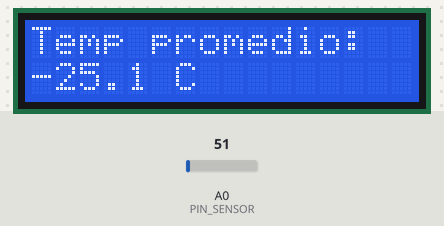
Bench run of a sketch on a simulated Arduino Uno, built with avr-gcc and run on an emulated ATmega328P. Shown: 16×2 character LCD. The inputs (shaded band) are chosen by the test bench; at power-on: A0 (PIN_SENSOR) = 51.

Above: at 3.1 s.
3.2 s: A0 (PIN_SENSOR) set to 61
At 5.9 s:
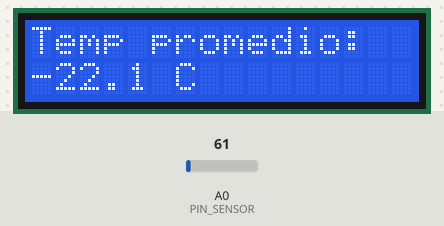
6.2 s: A0 (PIN_SENSOR) set to 71
At 8.2 s:
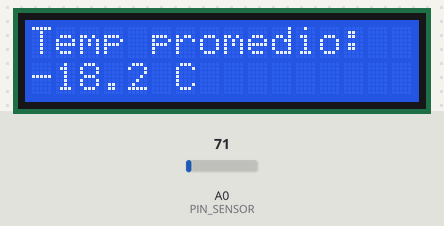
9.0 s: A0 (PIN_SENSOR) set to 86
At 10.3 s:
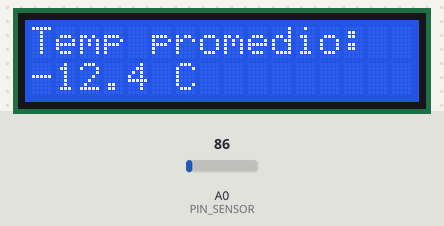
Timing chart, 0 to 12.0 s (numbered marks = the images above; inputs shaded):
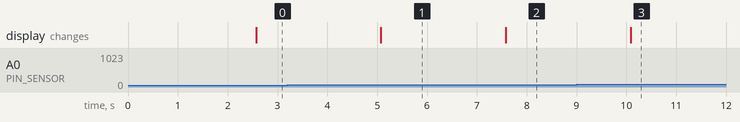

Measured:
- after the input at 3.2 s, the display: changes after 1.9 s (image 1)
- after the input at 6.2 s, the display: changes after 1.4 s (image 2)
- after the input at 9.0 s, the display: changes after 1.1 s (image 3)

The sketch:

lab4_part2.ino
```cpp
// sensor de temperatura muestra en pantalla los valores promedios cada 5 segundos
#include <LiquidCrystal.h>

#define PIN_SENSOR A0
#define NUM_MUESTRAS 5

LiquidCrystal lcd(7, 6, 5, 4, 3, 2);

float leerLM35()
{
    int valor = analogRead(PIN_SENSOR);
    float voltaje = valor * (5000.0 / 1023.0);
    float temperatura = (voltaje / 10.0) - 50;
    return temperatura;
}

float calcularPromedio()
{
    float acumulador = 0;

    for (int i = 0; i < NUM_MUESTRAS; i++)
    {
        acumulador += leerLM35();
        delay(500);
    }

    return acumulador / NUM_MUESTRAS;
}

void mostrarTemperatura(float temp)
{
    lcd.clear();
    lcd.setCursor(0, 0);
    lcd.print("Temp promedio:");
    lcd.setCursor(0, 1);
    lcd.print(temp, 1);
    lcd.print(" C");
}

void setup()
{
    lcd.begin(16, 2);
}

void loop()
{
    float temperaturaPromedio = calcularPromedio();
    mostrarTemperatura(temperaturaPromedio);
}
```
